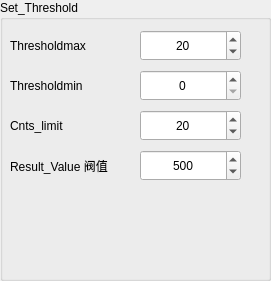
    <widget class="QGroupBox" name="groupBox_2">
     <property name="geometry">
      <rect>
       <x>300</x>
       <y>300</y>
       <width>271</width>
       <height>281</height>
      </rect>
     </property>
     <property name="font">
      <font>
       <family>Microsoft YaHei UI</family>
       <underline>false</underline>
      </font>
     </property>
     <property name="title">
      <string>Set_Threshold</string>
     </property>
     <widget class="QSpinBox" name="Qspinbox_result_threshold">
      <property name="geometry">
       <rect>
        <x>140</x>
        <y>150</y>
        <width>101</width>
        <height>31</height>
       </rect>
      </property>
      <property name="alignment">
       <set>Qt::AlignCenter</set>
      </property>
      <property name="maximum">
       <number>10000</number>
      </property>
      <property name="singleStep">
       <number>5</number>
      </property>
      <property name="value">
       <number>500</number>
      </property>
     </widget>
     <widget class="QLabel" name="label_13">
      <property name="geometry">
       <rect>
        <x>10</x>
        <y>30</y>
        <width>121</width>
        <height>31</height>
       </rect>
      </property>
      <property name="text">
       <string>Thresholdmax</string>
      </property>
     </widget>
     <widget class="QLabel" name="label_15">
      <property name="geometry">
       <rect>
        <x>10</x>
        <y>150</y>
        <width>131</width>
        <height>31</height>
       </rect>
      </property>
      <property name="text">
       <string>Result_Value 阀值</string>
      </property>
     </widget>
     <widget class="QLabel" name="label_14">
      <property name="geometry">
       <rect>
        <x>10</x>
        <y>70</y>
        <width>121</width>
        <height>31</height>
       </rect>
      </property>
      <property name="text">
       <string>Thresholdmin</string>
      </property>
     </widget>
     <widget class="QSpinBox" name="Qspinbox_thresholdmax">
      <property name="geometry">
       <rect>
        <x>140</x>
        <y>30</y>
        <width>101</width>
        <height>31</height>
       </rect>
      </property>
      <property name="alignment">
       <set>Qt::AlignCenter</set>
      </property>
      <property name="maximum">
       <number>10000</number>
      </property>
      <property name="singleStep">
       <number>1</number>
      </property>
      <property name="value">
       <number>20</number>
      </property>
     </widget>
     <widget class="QSpinBox" name="Qspinbox_thresholdmin">
      <property name="geometry">
       <rect>
        <x>140</x>
        <y>70</y>
        <width>101</width>
        <height>31</height>
       </rect>
      </property>
      <property name="alignment">
       <set>Qt::AlignCenter</set>
      </property>
      <property name="maximum">
       <number>10000</number>
      </property>
      <property name="singleStep">
       <number>1</number>
      </property>
     </widget>
     <widget class="QSpinBox" name="Qspinbox_cnts_limit">
      <property name="geometry">
       <rect>
        <x>140</x>
        <y>110</y>
        <width>101</width>
        <height>31</height>
       </rect>
      </property>
      <property name="alignment">
       <set>Qt::AlignCenter</set>
      </property>
      <property name="maximum">
       <number>10000</number>
      </property>
      <property name="singleStep">
       <number>1</number>
      </property>
      <property name="value">
       <number>20</number>
      </property>
      <property name="displayIntegerBase">
       <number>10</number>
      </property>
     </widget>
     <widget class="QLabel" name="label_32">
      <property name="geometry">
       <rect>
        <x>10</x>
        <y>110</y>
        <width>121</width>
        <height>31</height>
       </rect>
      </property>
      <property name="text">
       <string>Cnts_limit</string>
      </property>
     </widget>
    </widget>
